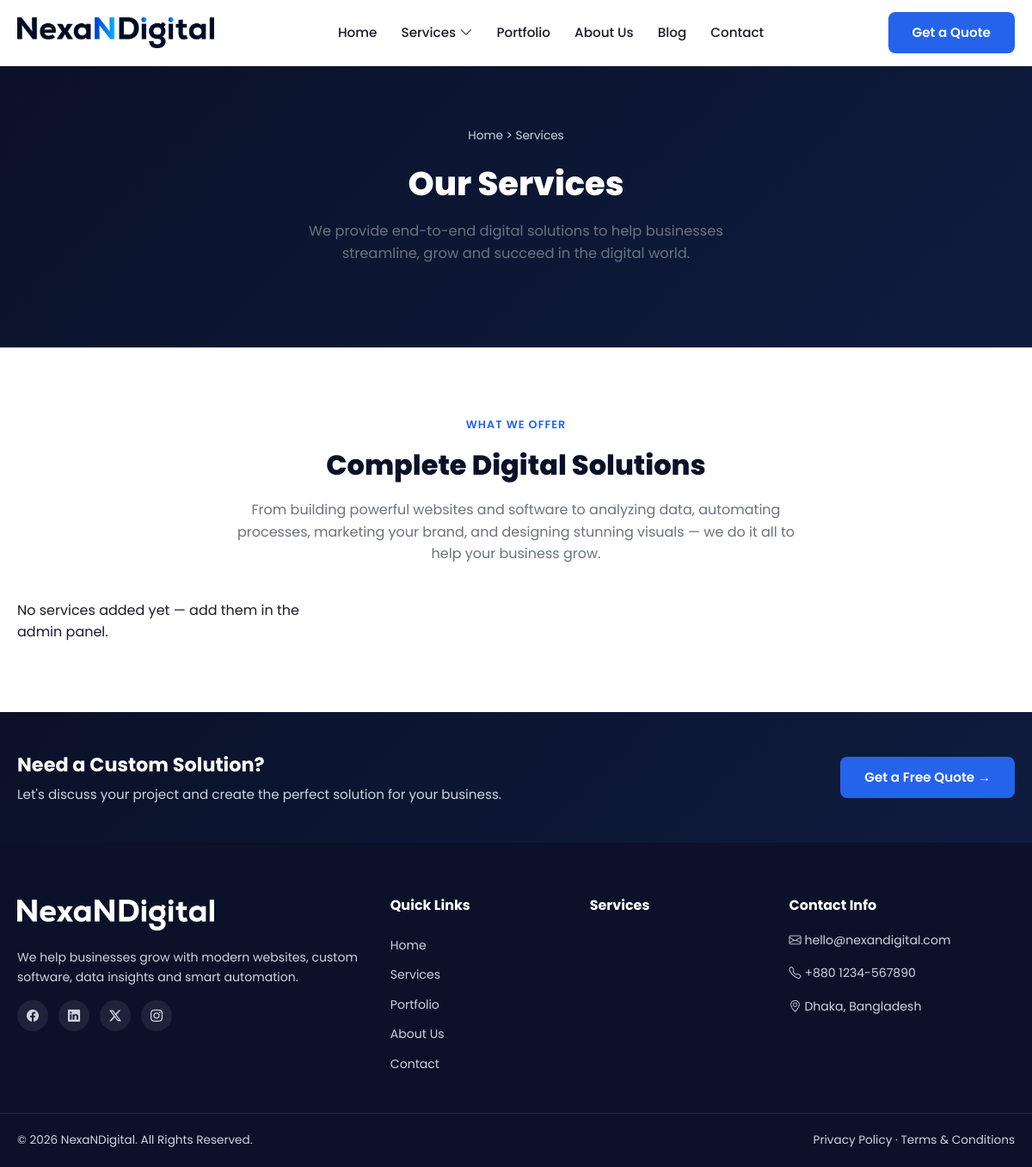
/services/, run on an earlier commit of the app's database.
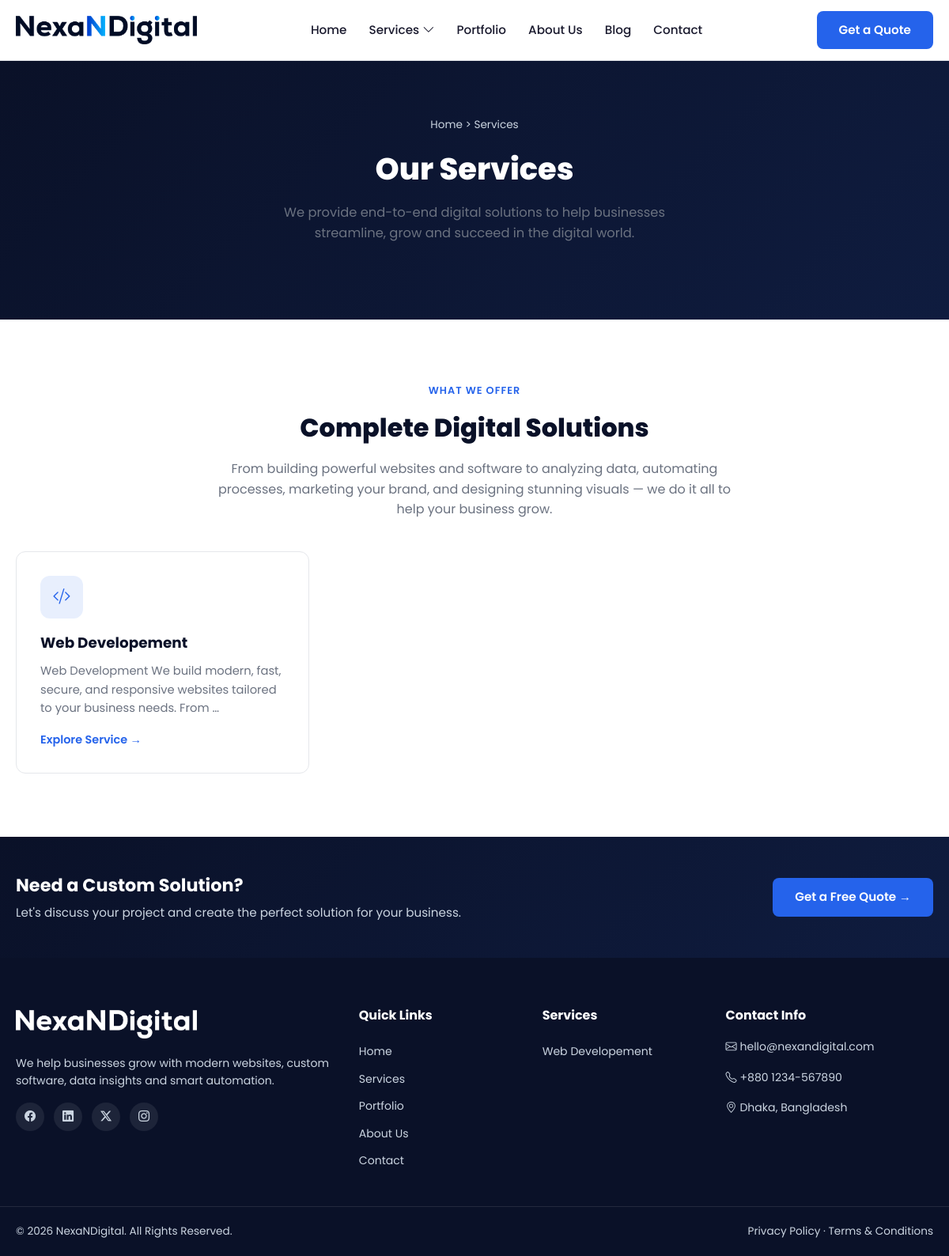
And on a later commit of the database.
### website/models.py (models this page shows, shortened)
class Service(models.Model):
    title = models.CharField(max_length=100)
    slug = models.SlugField(unique=True, blank=True)
    icon = models.CharField(max_length=50, help_text="e.g. bi-code-slash (Bootstrap icon class)")
    short_description = models.TextField(max_length=300)
    hero_image = models.ImageField(upload_to='services/', blank=True, null=True)
    order = models.PositiveIntegerField(default=0)
    class Meta:
        ordering = ['order']

### website/views.py (the view)
# urls.py: path('services/', views.service_list, name='services'),
def services(request):
    return render(request, 'website/services.html', {
        'services': Service.objects.all(),
        'stats': SiteStat.objects.all(),
    })

### website/context_processors.py (called while the page is built)
def nav_services(request):
    return {'nav_services': Service.objects.all()}

### website/templates/website/services.html (shortened to what this page needs)
{% extends 'website/base.html' %}
{% load static %}
{% block content %}
<section class="page-hero">
  <div class="container">
    <p class="breadcrumb"><a href="{% url 'website:home' %}">Home</a> &gt; Services</p>
    <h1>Our Services</h1>
    <p class="hero-desc center">We provide end-to-end digital solutions to help businesses
      streamline, grow and succeed in the digital world.</p>
  </div>
</section>
<section class="core-services">
  <div class="container">
    <p class="eyebrow center">WHAT WE OFFER</p>
    <h2 class="section-title center">Complete Digital Solutions</h2>
    <p class="section-sub center">
      From building powerful websites and software to analyzing data, automating
      processes, marketing your brand, and designing stunning visuals — we do it all to help your business grow.
    </p>
    <div class="core-services-grid">
      {% for service in services %}
      <div class="core-service-card">
        <div class="offer-icon"><i class="{{ service.icon }}"></i></div>
        <h4>{{ service.title }}</h4>
        <p>{{ service.short_description|truncatewords:16 }}</p>
        <a href="{% url 'website:service_detail' service.slug %}" class="explore-link">Explore Service →</a>
      </div>
      {% empty %}
      <p>No services added yet — add them in the admin panel.</p>
      {% endfor %}
    </div>
  </div>
</section>
<section class="cta-banner">
  <div class="container cta-flex">
    <div>
      <h3>Need a Custom Solution?</h3>
      <p>Let's discuss your project and create the perfect solution for your business.</p>
    </div>
    <a href="{% url 'website:contact' %}" class="btn btn-primary">Get a Free Quote →</a>
  </div>
</section>
{% endblock %}

### website/templates/website/base.html (shortened to what this page needs)
{% load static %}
<!doctype html>
<html lang="en">
  <head>
    <link
      rel="stylesheet"
      href="https://cdn.jsdelivr.net/npm/bootstrap-icons@1.11.3/font/bootstrap-icons.css"
    />
    <link rel="stylesheet" href="{% static 'website/css/style.css' %}?v=2" />
  </head>
  <body>
    {% include 'website/partials/navbar.html' %}
    <main>
       {% block content %}{% endblock %}
    </main>
    {% include 'website/partials/footer.html' %}
  </body>
</html>

### website/templates/website/partials/navbar.html (shortened to what this page needs)
{% load static %}
<header class="navbar">
  <div class="container navbar-flex">
    <a href="{% url 'website:home' %}" class="logo">
  <img src="{% static 'website/images/logo.png' %}" alt="NexaNDigital" style="height: 36px;">
</a>
    <nav class="nav-links" id="navLinks">
      <a href="{% url 'website:home' %}">Home</a>
      <div class="dropdown">
        <a href="{% url 'website:services' %}" class="dropdown-toggle">
          Services <i class="bi bi-chevron-down"></i>
        </a>
      </div>
      <a href="{% url 'website:portfolio' %}">Portfolio</a>
      <a href="{% url 'website:about' %}">About Us</a>
      <a href="{% url 'website:portfolio' %}">Blog</a>
      <a href="{% url 'website:contact' %}">Contact</a>
    </nav>
    <a href="{% url 'website:contact' %}" class="btn btn-primary nav-cta">Get a Quote</a>
  </div>
</header>

### website/templates/website/partials/footer.html
{% load static %}
<footer class="site-footer">
  <div class="container footer-grid">
    <div class="footer-col">
      <a href="{% url 'website:home' %}" class="logo">
       <img src="{% static 'website/images/logo-white.png' %}" alt="NexaNDigital" style="height: 36px;">
        </a>
      <p>We help businesses grow with modern websites, custom software, data insights and smart automation.</p>
      <div class="social-links">
        <a href="#"><i class="bi bi-facebook"></i></a>
        <a href="#"><i class="bi bi-linkedin"></i></a>
        <a href="#"><i class="bi bi-twitter-x"></i></a>
        <a href="#"><i class="bi bi-instagram"></i></a>
      </div>
    </div>
    <div class="footer-col">
      <h4>Quick Links</h4>
      <a href="{% url 'website:home' %}">Home</a>
      <a href="{% url 'website:services' %}">Services</a>
      <a href="{% url 'website:portfolio' %}">Portfolio</a>
      <a href="{% url 'website:about' %}">About Us</a>
      <a href="{% url 'website:contact' %}">Contact</a>
    </div>
    <div class="footer-col">
      <h4>Services</h4>
      {% for service in nav_services %}
        <a href="{% url 'website:service_detail' service.slug %}">{{ service.title }}</a>
      {% endfor %}
    </div>
    <div class="footer-col">
      <h4>Contact Info</h4>
      <p><i class="bi bi-envelope"></i> hello@nexandigital.com</p>
      <p><i class="bi bi-telephone"></i> +880 1234-567890</p>
      <p><i class="bi bi-geo-alt"></i> Dhaka, Bangladesh</p>
    </div>
  </div>
  <div class="footer-bottom">
    <div class="container footer-bottom-flex">
      <p>&copy; {% now "Y" %} NexaNDigital. All Rights Reserved.</p>
      <div>
        <a href="#">Privacy Policy</a> &middot; <a href="#">Terms & Conditions</a>
      </div>
    </div>
  </div>
</footer>

What changed in the data, as far as the page shows it:
added Service: title "Web Developement", short_description "Web Development We build modern, fast, secure, and responsive websites tailored to your business needs. From …"
Also different on the page:
text no longer shown: "No services added yet — add them in the admin panel."
